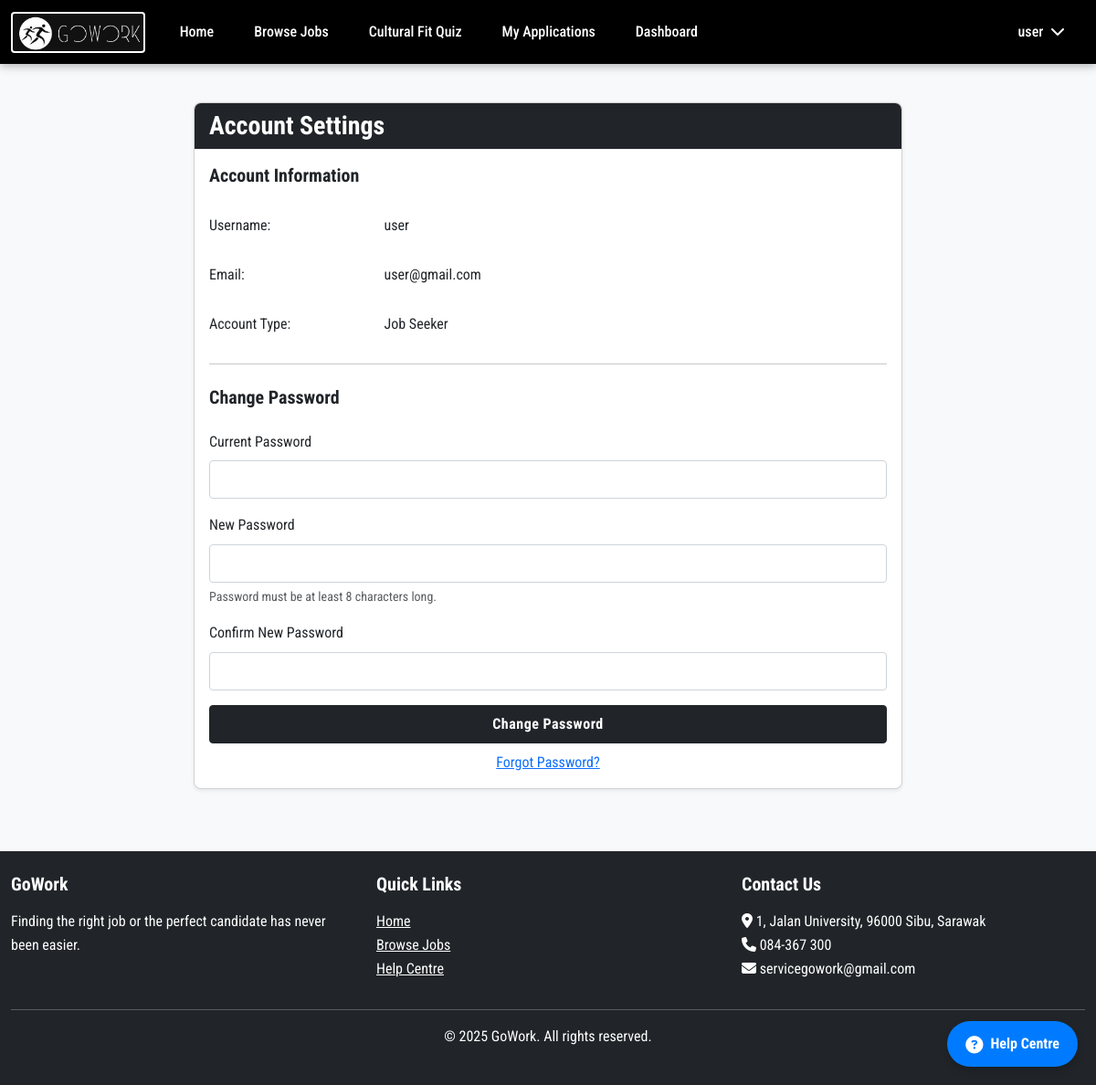
/pages/account_settings.php (signed in), run on the app's committed database.
### tables this page shows
CREATE TABLE `users` (
  `user_id` int(11) NOT NULL,
  `username` varchar(50) NOT NULL,
  `email` varchar(100) NOT NULL,
  `password` varchar(255) NOT NULL,
  `profile_picture` varchar(255) DEFAULT NULL,
  `user_type` int(11) NOT NULL,
  `created_at` timestamp NOT NULL DEFAULT current_timestamp(),
  `updated_at` timestamp NOT NULL DEFAULT current_timestamp() ON UPDATE current_timestamp()
);

### includes/functions.php (called while the page is built, shortened)
<?php
require_once 'database.php';
function isLoggedIn() {
    return isset($_SESSION['user_id']);
}
function hasUserType($userType) {
    return $_SESSION['user_type'] == $userType;
}
function getCurrentUser() {
    $sql = "SELECT * FROM users WHERE user_id = ?";
    return fetchRow($sql, 'i', [$_SESSION['user_id']]);
}
function getUserTypeName($userType) {
    switch ($userType) {
        case USER_TYPE_JOBSEEKER:
            return 'Job Seeker';
    }
}

### includes/database.php (called while the page is built, shortened)
<?php
function getDbConnection() {
    static $conn;
    if ($conn instanceof mysqli) {
        return $conn;
    }
    $conn = new mysqli(
        DB_HOST,
        DB_USER,
        DB_PASS,
        DB_NAME,
        3306
    );
    $conn->ssl_set(NULL, NULL, __DIR__ . '/DigiCertGlobalRootCA.crt.pem', NULL, NULL);
    $conn->set_charset("utf8mb4");
    return $conn;
}
function executeQuery($sql, $types = '', $params = []) {
    $conn = getDbConnection();
    $stmt = $conn->prepare($sql);
    if (!empty($params)) {
        $bindParams = [$types];
        for ($i = 0; $i < count($params); $i++) {
            $bindParams[] = &$params[$i];
        }
        call_user_func_array([$stmt, 'bind_param'], $bindParams);
    }
    if (!$stmt->execute()) {
        $error = "Error executing statement: " . $stmt->error;
        error_log($error);
        $stmt->close();
        throw new Exception($error);
    }
    return $stmt;
}
function fetchRow($sql, $types = '', $params = []) {
    $stmt = executeQuery($sql, $types, $params);
    $result = $stmt->get_result();
    $row = $result->fetch_assoc();
    return $row;
}

### pages/account_settings.php (the view, shortened to what this page needs)
<?php
$pageTitle = 'Account Settings';
require_once '../includes/database.php';
require_once '../includes/functions.php';
require_once '../includes/header.php';
?>
<div class="container mt-4">
    <div class="row justify-content-center">
        <div class="col-md-8">
            <div class="card shadow-sm">
                <div class="card-header bg-dark text-white">
                    <h3 class="mb-0">Account Settings</h3>
                </div>
                <div class="card-body">
                    <h5 class="card-title mb-4 text-dark">Account Information</h5>
                    <div class="mb-3 row">
                        <label class="col-sm-3 col-form-label">Username:</label>
                        <div class="col-sm-9">
                            <input type="text" class="form-control-plaintext" value="<?php echo htmlspecialchars($user['username']); ?>" readonly>
                        </div>
                    </div>
                    <div class="mb-3 row">
                        <label class="col-sm-3 col-form-label">Email:</label>
                        <div class="col-sm-9">
                            <input type="text" class="form-control-plaintext" value="<?php echo htmlspecialchars($user['email']); ?>" readonly>
                        </div>
                    </div>
                    <div class="mb-3 row">
                        <label class="col-sm-3 col-form-label">Account Type:</label>
                        <div class="col-sm-9">
                            <input type="text" class="form-control-plaintext" value="<?php echo getUserTypeName($user['user_type']); ?>" readonly>
                        </div>
                    </div>
                    <hr class="my-4">
                    <h5 class="card-title mb-4 text-dark">Change Password</h5>
                    <form method="POST" action="">
                        <div class="mb-3">
                            <label for="current_password" class="form-label">Current Password</label>
                            <input type="password" class="form-control" id="current_password" name="current_password" required>
                        </div>
                        <div class="mb-3">
                            <label for="new_password" class="form-label">New Password</label>
                            <input type="password" class="form-control" id="new_password" name="new_password" required>
                            <div class="form-text">Password must be at least 8 characters long.</div>
                        </div>
                        <div class="mb-3">
                            <label for="confirm_password" class="form-label">Confirm New Password</label>
                            <input type="password" class="form-control" id="confirm_password" name="confirm_password" required>
                        </div>
                        <div class="d-grid gap-2 mb-2">
                            <button type="submit" name="change_password" class="btn btn-dark custom-btn">Change Password</button>
                        </div>
                        <div class="text-center">
                            <a href="<?php echo SITE_URL; ?>/pages/forgot_password.php?email=<?php echo urlencode($user['email']); ?>">Forgot Password?</a>
                        </div>
                    </form>
                </div>
            </div>
        </div>
    </div>
</div>
<?php require_once '../includes/footer.php'; ?>

### includes/header.php (shortened to what this page needs)
<?php
$root_path = $_SERVER['DOCUMENT_ROOT'] . '/';
require_once $root_path . 'includes/functions.php';
?>
<!DOCTYPE html>
<html lang="en">
<head>
    <link href="https://cdn.jsdelivr.net/npm/bootstrap@5.3.0/dist/css/bootstrap.min.css" rel="stylesheet">
    <link rel="stylesheet" href="https://cdnjs.cloudflare.com/ajax/libs/font-awesome/6.4.0/css/all.min.css">
    <link rel="stylesheet" href="<?php echo SITE_URL; ?>/assets/css/main.css">
    <link rel="stylesheet" href="<?php echo SITE_URL; ?>/assets/css/dropdown-fix.css">
</head>
<body>
    <nav class="navbar navbar-expand-lg navbar-dark fixed-top">
        <div class="container position-relative">
            <a class="navbar-brand" href="<?php echo SITE_URL; ?>">
                <img src="<?php echo SITE_URL; ?>/assets/img/logo.jpg" alt="<?php echo SITE_NAME; ?>" class="navbar-logo">
            </a>
            <div class="collapse navbar-collapse" id="navbarNav">
                <ul class="navbar-nav me-auto">
                    <li class="nav-item">
                        <a class="nav-link" href="<?php echo SITE_URL; ?>">Home</a>
                    </li>
                    <li class="nav-item">
                        <a class="nav-link" href="<?php echo SITE_URL; ?>/pages/jobs.php">Browse Jobs</a>
                    </li>
                    <?php if (isLoggedIn()): ?>
                        <?php if (hasUserType(USER_TYPE_JOBSEEKER)): ?>
                            <li class="nav-item">
                                <a class="nav-link" href="<?php echo SITE_URL; ?>/pages/culture_quiz.php">Cultural Fit Quiz</a>
                            </li>
                            <li class="nav-item">
                                <a class="nav-link" href="<?php echo SITE_URL; ?>/pages/user/applications.php">My Applications</a>
                            </li>
                            <li class="nav-item">
                                <a class="nav-link" href="<?php echo SITE_URL; ?>/pages/user/dashboard.php">Dashboard</a>
                            </li>
                        <?php endif; ?>
                    <?php endif; ?>
                </ul>
                <ul class="navbar-nav">
                    <?php if (isLoggedIn()): ?>
                        <li class="nav-item dropdown d-none d-lg-block">
                            <a class="nav-link dropdown-toggle" href="#" id="navbarDropdown" role="button" data-bs-toggle="dropdown" aria-expanded="false">
                                <?php
                                $user = getCurrentUser();
                                echo htmlspecialchars($user['username']);
                                ?> <i class="fas fa-chevron-down ms-1"></i>
                            </a>
                        </li>
                    <?php endif; ?>
                </ul>
            </div>
        </div>
    </nav>
    <div class="<?php echo (isset($pageTitle) && $pageTitle == 'Home') ? '' : 'container content-container my-4'; ?>">
    </div>
</body>
</html>

### assets/css/main.css (style rules this page uses)
body { font-family: "Roboto Condensed", sans-serif; line-height: 1.6; color: #333; background-color: #f8f9fa; min-height: 100vh; display: flex; flex-direction: column; }
.container { max-width: 1200px; }
h1, h2, h3, h4, h5, h6 { font-weight: 700; margin-bottom: 1rem; }
.card { border-radius: 8px; box-shadow: 0 2px 4px rgba(0, 0, 0, 0.1); margin-bottom: 20px; overflow: hidden; }
.card-header { background-color: #f8f9fa; border-bottom: 1px solid #e9ecef; font-weight: 600; }
.btn { border-radius: 4px; padding: 0.5rem 1.5rem; transition: all 0.3s ease; font-weight: 700; letter-spacing: 0.5px; }
.form-control { border-radius: 4px; padding: 0.5rem 0.75rem; border: 1px solid #ced4da; }
.navbar { background-color: transparent !important; box-shadow: none; transition: all 0.3s ease; }
.navbar-brand { font-weight: 900; font-size: 1.6rem; letter-spacing: 1px; color: #fff !important; display: flex; align-items: center; }
.navbar-logo { width: auto; height: 45px; background-color: white; border-radius: 4px; padding: 2px; }
.navbar-nav .nav-item .nav-link { position: relative; padding: 8px 15px; color: #fff !important; }
.navbar-nav .nav-item .nav-link::after { content: ''; width: 0; height: 2px; background-color: #fff; display: block; margin: auto; transition: width 0.5s ease; position: absolute; bottom: 0; left: 0; right: 0; opacity: 0; }
.navbar-nav .dropdown::after, .dropdown:not(.filter-dropdown)::after { display: none; }
.navbar-nav .dropdown, .dropdown:not(.filter-dropdown) { position: relative !important; }

### includes/header.php (style rules this page uses)
.navbar { background-color: transparent !important; position: fixed; width: 100%; z-index: 1000; padding: 1rem 0; transition: background-color 0.3s ease; height: 70px; display: flex; align-items: center; }
.navbar.scrolled { background-color: rgb(0, 0, 0) !important; box-shadow: 0 2px 10px rgba(0, 0, 0, 0.3); }
.navbar .nav-link { position: relative; padding: 8px 15px; transition: transform 0.3s ease, color 0.3s ease; display: inline-block; font-weight: 500; color: #fff !important; }
.navbar .nav-link::after { content: ''; width: 0; height: 2px; background-color: #fff; display: block; margin: auto; transition: width 0.5s ease; position: absolute; bottom: 0; left: 0; right: 0; opacity: 0; }
.navbar-logo { width: auto; height: 45px; background-color: white; border-radius: 4px; padding: 2px; }
.content-container { padding-top: 50px; }
body:not(.is-homepage) .content-container { padding-top: 40px; }
.btn { border-radius: 4px; padding: 0.5rem 1.5rem; transition: all 0.3s ease; font-weight: 700; letter-spacing: 0.5px; }
.navbar-nav { display: flex; align-items: center; }
.navbar-nav:last-child { margin-left: auto; }
.navbar .nav-item { padding: 0 5px; }
.navbar-collapse { display: flex; align-items: center; justify-content: space-between; }
.navbar-nav .nav-link { margin: 0 2px; }
.navbar-nav:last-child .nav-item { margin-left: 5px; }

### pages/account_settings.php (style rules this page uses)
.custom-btn { transition: all 0.3s ease; }

### data on the page
users: username "user", email "user@gmail.com", user_type "Job Seeker"

### other printed values
SITE_NAME "GoWork"
